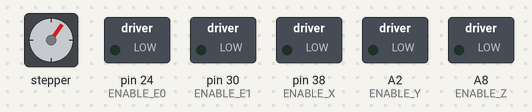
A sketch run on a simulated Arduino Mega 2560, built with avr-gcc and run on an emulated ATmega2560. Shown: stepper motor, switched loads named in the sketch (green lamp = pin HIGH). Stepper angles assume 3200 steps per turn.

Above: at 0.05 s.
At 1.05 s:
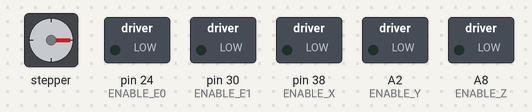
Timing chart, 0 to 3.0 s (numbered marks = the images above):
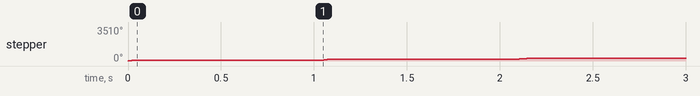

The sketch:

CubeSolver01_29.ino
```cpp
// (licence header left out)
#include <Arduino.h>
#include "BasicStepperDriver.h"

// Motor steps per revolution. Most steppers are 200 steps or 1.8 degrees/step
#define MOTOR_STEPS 200
#define RPM 300

#define HT 180
#define QT 90
#define NQT -90

// Since microstepping is set externally, make sure this matches the selected mode
// If it doesn't, the motor will move at a different RPM than chosen
// 1=full step, 2=half step etc.
#define MICROSTEPS 16

// All the wires needed for full functionality
#define DIR_X A1
#define STEP_X A0
#define ENABLE_X 38

#define DIR_Y A7
#define STEP_Y A6
#define ENABLE_Y A2

#define DIR_Z 48
#define STEP_Z 46
#define ENABLE_Z A8

#define DIR_E0 28
#define STEP_E0 26
#define ENABLE_E0 24

#define DIR_E1 34
#define STEP_E1 36
#define ENABLE_E1 30

#define DIR_E2 16
#define STEP_E2 17
#define ENABLE_E2 23


// 2-wire basic config, microstepping is hardwired on the driver
BasicStepperDriver stepper_X(MOTOR_STEPS, DIR_X, STEP_X);
BasicStepperDriver stepper_Y(MOTOR_STEPS, DIR_Y, STEP_Y);
BasicStepperDriver stepper_Z(MOTOR_STEPS, DIR_Z, STEP_Z);
BasicStepperDriver stepper_E0(MOTOR_STEPS, DIR_E0, STEP_E0);
BasicStepperDriver stepper_E1(MOTOR_STEPS, DIR_E1, STEP_E1);
BasicStepperDriver stepper_E2(MOTOR_STEPS, DIR_E2, STEP_E2);

//Uncomment line to use enable/disable functionality
//BasicStepperDriver stepper(MOTOR_STEPS, DIR, STEP, ENABLE);

void setup() {
    stepper_X.begin(RPM, MICROSTEPS);
    pinMode(ENABLE_X, OUTPUT);
    digitalWrite(ENABLE_X, LOW);
    stepper_X.enable();

    stepper_Y.begin(RPM, MICROSTEPS);
    pinMode(ENABLE_Y, OUTPUT);
    digitalWrite(ENABLE_Y, LOW);
    stepper_Y.enable();

    stepper_Z.begin(RPM, MICROSTEPS);
    pinMode(ENABLE_Z, OUTPUT);
    digitalWrite(ENABLE_Z, LOW);
    stepper_Z.enable();

    stepper_E0.begin(RPM, MICROSTEPS);
    pinMode(ENABLE_E0, OUTPUT);
    digitalWrite(ENABLE_E0, LOW);
    stepper_E0.enable();

    stepper_E1.begin(RPM, MICROSTEPS);
    pinMode(ENABLE_E1, OUTPUT);
    digitalWrite(ENABLE_E1, LOW);
    stepper_E1.enable();

    //stepper_E2.begin(RPM, MICROSTEPS);
   // pinMode(ENABLE_E2, OUTPUT);
    //digitalWrite(ENABLE_E2, LOW);
    //stepper_E2.enable();

    //pinMode(10, OUTPUT);
   // digitalWrite(10, HIGH);

}

void loop() {

    char face = 'E';

    switch(face){

      case 'A':
        stepper_X.rotate(QT);
        break;

      case 'B':
        stepper_Y.rotate(QT);
        break;

      case 'C':
        stepper_Z.rotate(QT);
        break;

      case 'D':
        stepper_E0.rotate(QT);
        break;

      case 'E':
        stepper_E1.rotate(QT);
        break;

      case 'F':
        stepper_E2.rotate(QT);
        break;

      case 'G':
        stepper_X.rotate(NQT);
        break;

      case 'H':
        stepper_Y.rotate(NQT);
        break;

      case 'I':
        stepper_Z.rotate(NQT);
        break;

      case 'J':
        stepper_E0.rotate(NQT);
        break;

      case 'K':
        stepper_E1.rotate(NQT);
        break;

      case 'L':
        stepper_E2.rotate(NQT);
        break;

      case 'M':
        stepper_X.rotate(HT);
        break;

      case 'N':
        stepper_Y.rotate(HT);
        break;

      case 'O':
        stepper_Z.rotate(HT);
        break;

      case 'P':
        stepper_E0.rotate(HT);
        break;

      case 'Q':
        stepper_E1.rotate(HT);
        break;

      case 'R':
        stepper_E2.rotate(HT);
        break;


    }


    // energize coils - the motor will hold position
    // stepper_E0.enable();

    /*
     * Moving motor one full revolution using the degree notation
     */
    //stepper_E0.rotate(QT);

    /*
     * Moving motor to original position using steps
     */
    //stepper.move(-MOTOR_STEPS*MICROSTEPS);

    // pause and allow the motor to be moved by hand
    // stepper.disable();

    delay(1000);
}
```

Measured:
- by itself, stepper: turns 90° clockwise in 0.05 s, repeating every 1.1 s
